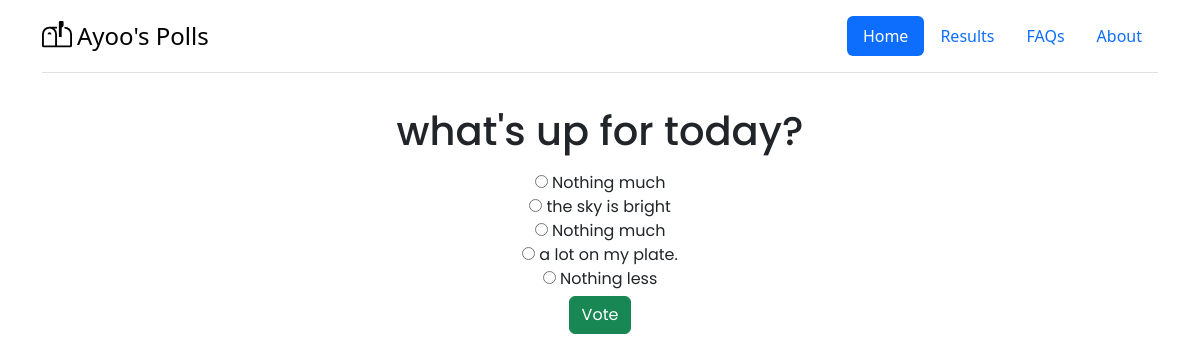
The app's page /Polls/1/ with its own data.
### polls/models.py (models this page shows, shortened)
class Question(models.Model):
    question_text = models.CharField(max_length=200)
    pub_date = models.DateTimeField("Published date")

class Choice(models.Model):
    question = models.ForeignKey(Question, on_delete=models.CASCADE)
    choice_text = models.CharField(max_length=200)
    votes = models.IntegerField(default=0)

### polls/views.py (the view)
# urls.py: path("<int:question_id>/", views.detail, name="detail"),
def detail(request, question_id):
    question = get_object_or_404(Question, pk=question_id)
    return render(request, "polls/detail.html", {
        "question": question
    })

### polls/templates/polls/detail.html (shortened to what this page needs)
{% extends 'polls/layout.html' %}
{% load static %}
{% block head %}
    <link rel="stylesheet" href="{% static 'polls/detail.css' %}">
{% endblock head %}
{% block body %}
<div class="container info-details" >
    <form action="{% url 'polls:vote' question.id %}" method="POST">
        <fieldset>
            <legend>
                <h1> {{question.question_text}} </h1>
            </legend>
                {% for choice in question.choice_set.all %}
                    <input type="radio" name="choice" id="choice{{forloop.counter}}" value="{{choice.id}} ">
                    <label for="choice{{forloop.counter}}"> {{choice.choice_text}} </label><br>
                {% endfor %}
        </fieldset>
        <input type="submit" value="Vote" class="btn btn-success" style="margin-top: 5px;">
    </form>
</div>
{% endblock body %}

### polls/static/polls/detail.css (style rules this page uses)
.info-details { font-family: "Poppins"; text-align: center; padding: 10px; }

### records on screen
Question: question_text "what's up for today?"
Choice: choice_text "Nothing much"
Choice: choice_text "the sky is bright"
Choice: choice_text "Nothing much"
Choice: choice_text "a lot on my plate."
Choice: choice_text "Nothing less"
